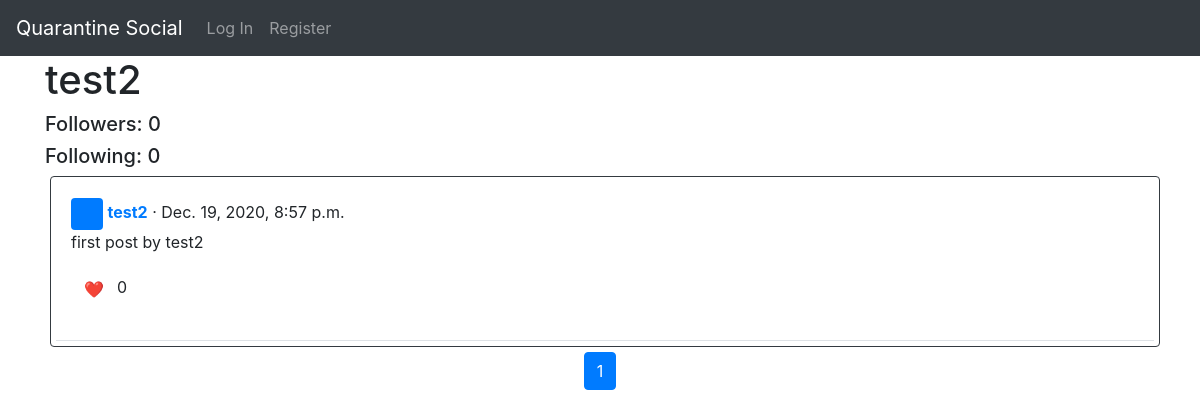
/userProfile/test2, run on an earlier commit of the app's database.
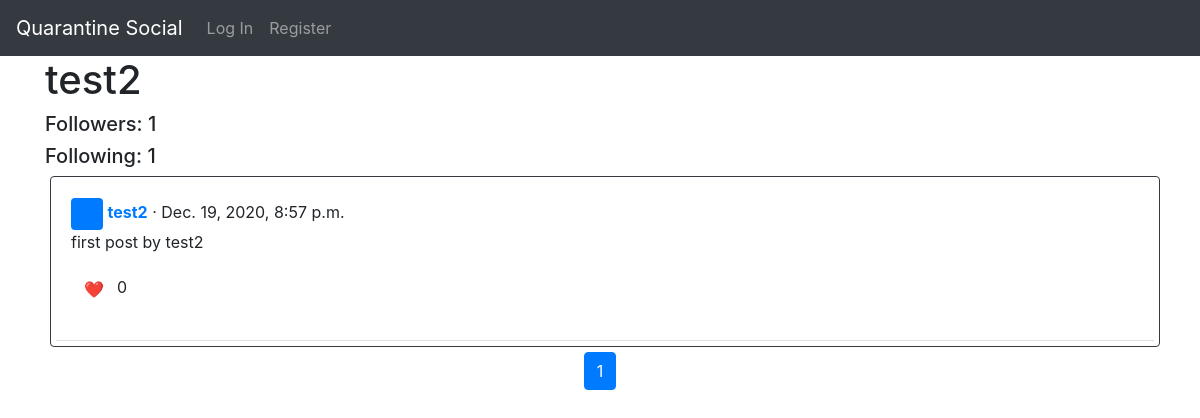
And on a later commit of the database.
### network/models.py (models this page shows)
class User(AbstractUser):
    num_following = models.IntegerField(default=0)
    num_followers = models.IntegerField(default=0)

### network/views.py (the view, shortened to what this page needs)
# urls.py: path("userProfile/<str:username>", views.profile, name="profile"),
def profile(request, username):
    desired_user = User.objects.filter(username=username).first()
    desired_user_posts = Post.objects.filter(author=desired_user).order_by('-post_date')
    paginator = Paginator(desired_user_posts, NUM_POSTS_PER_PAGE)
    page = request.GET.get('page')
    posts = paginator.get_page(page)
    if not request.user.is_authenticated:
        return render(request, "network/user_profile.html", {
            "desired_user": desired_user,
            "posts": posts
        })

### network/templates/network/user_profile.html (shortened to what this page needs)
{% extends "network/layout.html" %}
{% load static %}
{% block body %}
<div class="container">
    <h1>{{ desired_user.username }}</h1>
    <h5>Followers: {{ desired_user.num_followers }}</h5>
    <h5>Following: {{ desired_user.num_following }}</h5>
    <div class="container border border-dark rounded pst">
        {% for post in posts %}
            <div class="d-flex pt-3">
                <div class="pb-3 mb-0 medium lh-sm border-bottom w-100">
                    <div class="container">
                        <svg class="bd-placeholder-img flex-shrink-0 me-2 rounded" width="32" height="32" xmlns="http://www.w3.org/2000/svg" role="img" aria-label="Placeholder: 32x32" preserveAspectRatio="xMidYMid slice" focusable="false">
                            <text x="90%" y="50%" fill="#007bff" dy=".3em">32x32</text>
                        </svg>
                        <strong class="text-gray-dark"><a href="{% url 'profile' username=post.author %}">{{ post.author }}</a></strong>
                        <span> · {{ post.post_date }}</span>
                        <p>{{ post.content }}</p>
                        <p><button type="button" class="btn btn-link like_unlike_btn" id="{{post.id}}">❤️</button>{{ post.num_likes }}</p>
                    </div>
                </div>
            </div>
        {% endfor %}
    </div>
    <ul class="pagination justify-content-center">
        {% for num in posts.paginator.page_range %}
            {% if posts.number == num %}
                <li class="page-item active"><a class="page-link" href="?page={{ num }}">{{ num }}</a></li>
            {% elif num > posts.number|add:'-3' and num < posts.number|add:'3' %}
                <li class="page-item"><a class="page-link" href="?page={{ num }}">{{ num }}</a></li>
            {% endif %}
        {% endfor %}
    </ul>
</div>
{% endblock %}

What changed in the data, as far as the page shows it:
changed User "test2": num_followers "0" → "1"; num_following "0" → "1"
